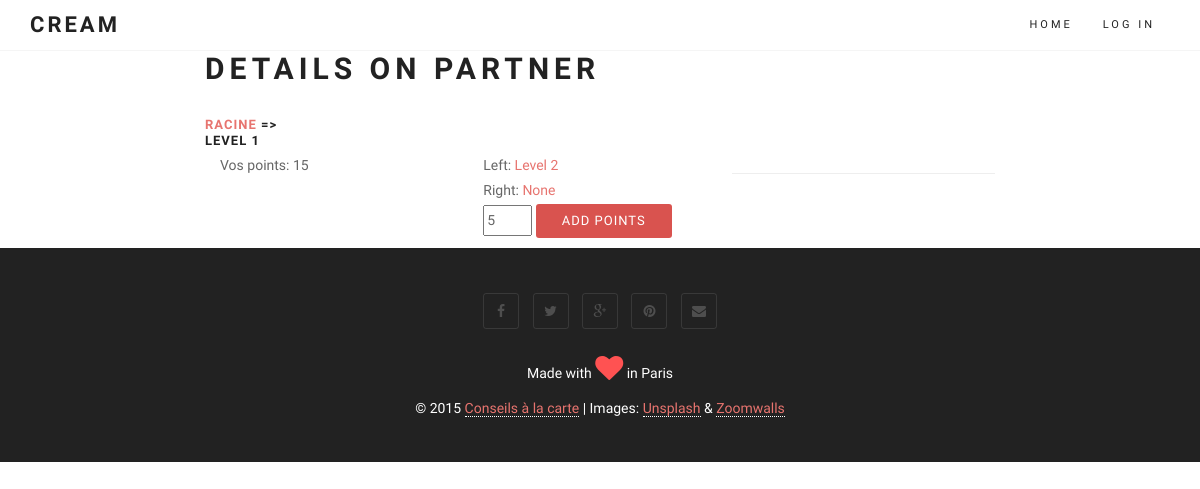
/partner/2/detail/, run on the app's committed database.
### core/models.py (models this page shows)
class Partner(models.Model):
	up = models.ForeignKey('self',related_name='up_level', null=True, blank=True) # could we make it multiple values
	left = models.ForeignKey('self',related_name='left_level', null=True, blank=True)
	right = models.ForeignKey('self',related_name='right_level', null=True, blank=True)
	value = models.CharField(max_length=100, null=True, blank=True)
	points = models.IntegerField(null=True, blank=True)
 	created_at = models.DateTimeField(auto_now_add=True)
 	def __unicode__(self):
 		return self.value #+ ' - ' + str(self.bus_c) + ' - ' + str(self.fullname)
 	def get_absolute_url(self):
 		return reverse (viewname="partner_detail", args=[self.id])

### core/views.py (the view)
# urls.py: url(r'partner/(?P<pk>\d+)/detail/$', coreviews.PartnerDetailView.as_view(), name = 'partner_detail'),
class PartnerDetailView(DetailView):
	model = coremodels.Partner
	template_name = "partner/detail.html"
	context_object_name = 'partner'

### templates/partner/detail.html (shortened to what this page needs)
{% extends "base/theme.html" %}
{% load bootstrap_pagination %}
{% block content %}
<div class="row main-content">
	<div class="col-md-2"></div>
	<div class="col-md-8">
	<h2>Details on Partner</h2>
		<div class="row">
	 		<div class="col-md-2">
			<h3><a href="{{ partner.up.get_absolute_url }}">{{ partner.up }}</a> => {{ partner.value }}</h3>
			</div>
		</div>
	 		<div class="col-md-4">
	 			Vos points: {{ partner.points }}
	 		</div>
	 		<div class="col-md-4">
			Left: <a href="{{ partner.left.get_absolute_url }}">{{ partner.left }}</a><br>
			Right: <a href="{{ partner.right.get_absolute_url }}">{{ partner.right }}</a>
				<form action="#" method="get">
					<input type="text" value="5" name="points" size="1"/>
				<button type="button" class="btn btn-danger" onclick="add_points({{ partner.id }});"> Add Points </button></p>
				</form>
			</div>
			<hr></div>
	</div>
	<div class="col-md-2"></div>
{% endblock %}

### static/css/style.css (style rules this page uses)
body { font: 300 14px/1.8 'Raleway', sans-serif; color: #666; overflow-x: hidden; }
a { color: #E7746F; }
a, .btn { -webkit-transition: all 0.125s ease-in-out 0s; -moz-transition: all 0.125s ease-in-out 0s; -ms-transition: all 0.125s ease-in-out 0s; -o-transition: all 0.125s ease-in-out 0s; transition: all 0.125s ease-in-out 0s; }
.btn, .form-control, .form-control:hover, .form-control:focus, .navbar-custom .dropdown-menu { -webkit-box-shadow: none; box-shadow: none; }
h1, h2, h3, h4, h5, h6 { font: 700 40px/1.2 Raleway, sans-serif; text-transform: uppercase; letter-spacing: 5px; margin: 5px 0 5px; color: #222; }
h2 { font-size: 30px; margin: 0 0 30px; }
h3 { font-size: 13px; letter-spacing: 1px; margin: 0 0 5px; }
.btn, .iconbox, .progress, #filter li, .scroll-up a, .form-control, .input-group-addon { -webkit-border-radius: 3px; -moz-border-radius: 3px; -o-border-radius: 3px; border-radius: 3px; }
.btn { font-family: Raleway, sans-serif; text-transform: uppercase; letter-spacing: 1px; font-size: 13px; padding: 8px 26px; border: 0; }

### data on the page
Partner: up "RACINE", value "LEVEL 1", points "15", left "Level 2", right "None"
